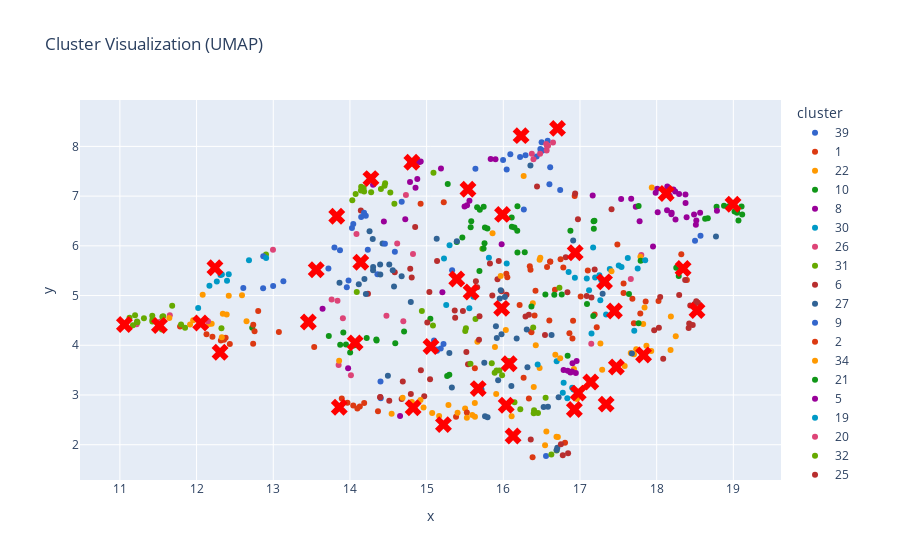

Here is the notebook cell this chart was saved with:
### Code cell
# Example usage
if __name__ == "__main__":
    embeddings_file = "C:/Users/leonc/Thesis 2024/Toxic-Symbology/Image Clustering/toxic_embeddings.pt"
    folder_path = "C:/Users/leonc/Thesis 2024/Toxic-Symbology/complete expansion/toxics_symbol_images_filtered_renamed"
    destination_folder = "40_clusters"
    n_clusters = 40  # Adjust based on your needs

    # Run the full pipeline
    results = process_and_cluster_embeddings(
        embeddings_file, n_clusters, folder_path, destination_folder, max_images=50, method="umap", max_clusters=40
    )
    
    # Output evaluation results
    print(results)

### Figure 1 — Plotly figure (JSON) as saved in the notebook; plotly's stock layout.template omitted (floating-point values rounded to 4 significant figures)
{"data": [{"customdata": [["39", "2.png"], ["39", "35.png"], ["39", "195.png"], ["39", "196.png"], ["39", "197.png"], ["39", "211.png"], ["39", "243.png"], ["39", "310.png"], ["39", "319.png"], ["39", "355.png"], ["39", "408.png"], ["39", "416.png"]], "hovertemplate": "cluster=%{customdata[0]}<br>x=%{x}<br>y=%{y}<br>image_id=%{customdata[1]}<extra></extra>", "legendgroup": "39", "marker": {"color": "#3366CC", "symbol": "circle"}, "mode": "markers", "name": "39", "orientation": "v", "showlegend": true, "type": "scatter", "x": [14.36, 18.57, 12.87, 13.98, 13.96, 15.33, 13.72, 13.13, 12.61, 16.56, 13.0, 18.5], "xaxis": "x", "y": [5.427, 6.203, 5.145, 5.303, 5.166, 5.507, 5.543, 5.289, 5.151, 1.772, 5.192, 6.101], "yaxis": "y"}, {"customdata": [["1", "3.png"], ["1", "28.png"], ["1", "44.png"], ["1", "76.png"], ["1", "79.png"], ["1", "98.png"], ["1", "109.png"], ["1", "119.png"], ["1", "130.png"], ["1", "205.png"], ["1", "284.png"], ["1", "290.png"], ["1", "308.png"], ["1", "315.png"], ["1", "321.png"], ["1", "340.png"], ["1", "341.png"], ["1", "354.png"], ["1", "357.png"], ["1", "371.png"], ["1", "372.png"], ["1", "399.png"], ["1", "402.png"], ["1", "421.png"], ["1", "487.png"], ["1", "497.png"], ["1", "504.png"]], "hovertemplate": "cluster=%{customdata[0]}<br>x=%{x}<br>y=%{y}<br>image_id=%{customdata[1]}<extra></extra>", "legendgroup": "1", "marker": {"color": "#DC3912", "symbol": "circle"}, "mode": "markers", "name": "1", "orientation": "v", "showlegend": true, "type": "scatter", "x": [16.05, 18.32, 14.92, 16.42, 16.37, 16.67, 17.86, 16.6, 18.02, 18.39, 17.79, 16.04, 16.35, 17.01, 16.35, 17.7, 17.68, 16.38, 17.19, 16.93, 16.36, 15.22, 17.22, 16.91, 17.57, 16.41, 16.21], "xaxis": "x", "y": [5.368, 5.83, 6.847, 5.096, 4.262, 5.115, 4.882, 4.499, 4.889, 5.313, 4.638, 5.44, 5.519, 4.982, 5.59, 4.443, 4.937, 1.748, 4.621, 7.001, 4.278, 6.878, 4.363, 4.491, 5.052, 4.597, 4.811], "yaxis": "y"}, {"customdata": [["22", "4.png"], ["22", "91.png"], ["22", "129.png"], ["22", "181.png"], ["22", "271.png"], ["22", "275.png"], ["22", "327.png"], ["22", "329.png"], ["22", "333.png"], ["22", "370.png"], ["22", "530.png"]], "hovertemplate": "cluster=%{customdata[0]}<br>x=%{x}<br>y=%{y}<br>image_id=%{customdata[1]}<extra></extra>", "legendgroup": "22", "marker": {"color": "#FF9900", "symbol": "circle"}, "mode": "markers", "name": "22", "orientation": "v", "showlegend": true, "type": "scatter", "x": [16.27, 16.92, 15.89, 16.47, 16.48, 15.66, 16.03, 16.47, 15.91, 17.94, 15.5], "xaxis": "x", "y": [7.406, 3.521, 3.963, 3.542, 5.758, 4.073, 4.307, 5.719, 3.021, 7.174, 2.73], "yaxis": "y"}, {"customdata": [["10", "5.png"], ["10", "16.png"], ["10", "48.png"], ["10", "115.png"], ["10", "120.png"], ["10", "165.png"], ["10", "186.png"], ["10", "232.png"], ["10", "253.png"], ["10", "263.png"], ["10", "265.png"], ["10", "277.png"], ["10", "291.png"], ["10", "303.png"], ["10", "322.png"], ["10", "431.png"], ["10", "450.png"], ["10", "453.png"], ["10", "455.png"], ["10", "470.png"]], "hovertemplate": "cluster=%{customdata[0]}<br>x=%{x}<br>y=%{y}<br>image_id=%{customdata[1]}<extra></extra>", "legendgroup": "10", "marker": {"color": "#109618", "symbol": "circle"}, "mode": "markers", "name": "10", "orientation": "v", "showlegend": true, "type": "scatter", "x": [15.79, 15.69, 15.66, 15.57, 15.76, 16.11, 16.11, 15.74, 12.73, 16.15, 16.18, 16.28, 15.28, 15.76, 15.05, 16.18, 15.39, 15.47, 15.58, 16.18], "xaxis": "x", "y": [6.349, 6.728, 6.777, 6.375, 6.368, 6.568, 6.385, 6.786, 4.353, 6.369, 5.865, 5.872, 7.245, 6.05, 4.534, 6.302, 6.079, 6.169, 6.495, 6.795], "yaxis": "y"}, {"customdata": [["8", "6.png"], ["8", "52.png"], ["8", "53.png"], ["8", "58.png"], ["8", "113.png"], ["8", "224.png"], ["8", "294.png"], ["8", "295.png"], ["8", "296.png"], ["8", "297.png"], ["8", "298.png"], ["8", "300.png"], ["8", "301.png"], ["8", "373.png"]], "hovertemplate": "cluster=%{customdata[0]}<br>x=%{x}<br>y=%{y}<br>image_id=%{customdata[1]}<extra></extra>", "legendgroup": "8", "marker": {"color": "#990099", "symbol": "circle"}, "mode": "markers", "name": "8", "orientation": "v", "showlegend": true, "type": "scatter", "x": [14.86, 14.91, 14.88, 14.78, 15.98, 14.3, 14.78, 14.81, 14.8, 14.92, 14.88, 15.19, 14.72, 15.9], "xaxis": "x", "y": [7.169, 7.686, 7.342, 7.282, 6.03, 7.229, 7.644, 7.665, 7.708, 7.699, 7.723, 7.556, 6.534, 7.741], "yaxis": "y"}, {"customdata": [["30", "7.png"], ["30", "286.png"], ["30", "289.png"], ["30", "293.png"], ["30", "407.png"], ["30", "507.png"], ["30", "509.png"], ["30", "510.png"], ["30", "512.png"]], "hovertemplate": "cluster=%{customdata[0]}<br>x=%{x}<br>y=%{y}<br>image_id=%{customdata[1]}<extra></extra>", "legendgroup": "30", "marker": {"color": "#0099C6", "symbol": "circle"}, "mode": "markers", "name": "30", "orientation": "v", "showlegend": true, "type": "scatter", "x": [15.3, 17.71, 17.34, 15.23, 15.81, 16.04, 15.61, 15.56, 15.26], "xaxis": "x", "y": [6.009, 4.293, 4.619, 5.743, 5.759, 5.647, 4.978, 4.743, 4.809], "yaxis": "y"}, {"customdata": [["26", "8.png"], ["26", "27.png"], ["26", "100.png"], ["26", "142.png"], ["26", "155.png"], ["26", "203.png"], ["26", "255.png"], ["26", "316.png"], ["26", "418.png"], ["26", "505.png"], ["26", "524.png"]], "hovertemplate": "cluster=%{customdata[0]}<br>x=%{x}<br>y=%{y}<br>image_id=%{customdata[1]}<extra></extra>", "legendgroup": "26", "marker": {"color": "#DD4477", "symbol": "circle"}, "mode": "markers", "name": "26", "orientation": "v", "showlegend": true, "type": "scatter", "x": [14.48, 11.65, 14.62, 17.8, 13.85, 13.84, 11.53, 17.66, 14.7, 13.91, 14.01], "xaxis": "x", "y": [4.595, 4.603, 6.049, 5.815, 3.601, 4.897, 4.473, 5.334, 4.481, 4.546, 3.398], "yaxis": "y"}, {"customdata": [["31", "9.png"], ["31", "15.png"], ["31", "17.png"], ["31", "18.png"], ["31", "54.png"], ["31", "123.png"], ["31", "201.png"], ["31", "304.png"], ["31", "326.png"], ["31", "353.png"], ["31", "361.png"], ["31", "390.png"], ["31", "428.png"]], "hovertemplate": "cluster=%{customdata[0]}<br>x=%{x}<br>y=%{y}<br>image_id=%{customdata[1]}<extra></extra>", "legendgroup": "31", "marker": {"color": "#66AA00", "symbol": "circle"}, "mode": "markers", "name": "31", "orientation": "v", "showlegend": true, "type": "scatter", "x": [15.51, 15.08, 14.94, 15.5, 15.09, 16.07, 14.09, 15.73, 16.73, 16.63, 16.7, 16.39, 15.64], "xaxis": "x", "y": [4.341, 4.397, 4.689, 4.288, 7.47, 3.686, 5.072, 5.94, 5.159, 1.801, 1.881, 4.355, 4.527], "yaxis": "y"}, {"customdata": [["6", "10.png"], ["6", "12.png"], ["6", "42.png"], ["6", "89.png"], ["6", "90.png"], ["6", "94.png"], ["6", "161.png"], ["6", "171.png"], ["6", "193.png"], ["6", "207.png"], ["6", "214.png"], ["6", "282.png"], ["6", "299.png"], ["6", "317.png"], ["6", "320.png"], ["6", "343.png"], ["6", "358.png"], ["6", "360.png"], ["6", "387.png"], ["6", "508.png"], ["6", "513.png"]], "hovertemplate": "cluster=%{customdata[0]}<br>x=%{x}<br>y=%{y}<br>image_id=%{customdata[1]}<extra></extra>", "legendgroup": "6", "marker": {"color": "#B82E2E", "symbol": "circle"}, "mode": "markers", "name": "6", "orientation": "v", "showlegend": true, "type": "scatter", "x": [15.66, 14.81, 17.15, 15.98, 16.04, 15.64, 14.79, 15.86, 14.24, 16.84, 15.04, 17.09, 15.14, 16.81, 17.19, 14.58, 16.78, 16.84, 14.85, 15.83, 15.94], "xaxis": "x", "y": [5.165, 5.361, 4.959, 5.087, 5.014, 5.287, 5.542, 4.999, 5.037, 5.069, 5.069, 4.989, 5.694, 5.772, 5.526, 5.469, 1.788, 1.831, 6.377, 5.642, 5.696], "yaxis": "y"}, {"customdata": [["27", "11.png"], ["27", "13.png"], ["27", "55.png"], ["27", "82.png"], ["27", "84.png"], ["27", "111.png"], ["27", "191.png"], ["27", "194.png"], ["27", "198.png"], ["27", "209.png"], ["27", "229.png"], ["27", "351.png"], ["27", "368.png"], ["27", "381.png"], ["27", "382.png"], ["27", "385.png"], ["27", "404.png"], ["27", "506.png"]], "hovertemplate": "cluster=%{customdata[0]}<br>x=%{x}<br>y=%{y}<br>image_id=%{customdata[1]}<extra></extra>", "legendgroup": "27", "marker": {"color": "#316395", "symbol": "circle"}, "mode": "markers", "name": "27", "orientation": "v", "showlegend": true, "type": "scatter", "x": [14.56, 14.57, 15.13, 14.51, 14.3, 14.4, 18.77, 14.19, 14.12, 14.5, 14.3, 16.7, 14.39, 14.3, 14.43, 14.26, 14.67, 13.86], "xaxis": "x", "y": [5.51, 5.181, 6.141, 5.626, 5.575, 5.421, 6.19, 5.335, 5.226, 3.387, 5.509, 1.895, 5.627, 6.139, 6.049, 6.293, 5.39, 5.259], "yaxis": "y"}, {"customdata": [["9", "14.png"], ["9", "160.png"], ["9", "162.png"], ["9", "163.png"], ["9", "164.png"], ["9", "166.png"], ["9", "269.png"], ["9", "305.png"], ["9", "307.png"], ["9", "363.png"], ["9", "364.png"], ["9", "400.png"], ["9", "403.png"], ["9", "468.png"], ["9", "475.png"], ["9", "476.png"], ["9", "479.png"], ["9", "528.png"]], "hovertemplate": "cluster=%{customdata[0]}<br>x=%{x}<br>y=%{y}<br>image_id=%{customdata[1]}<extra></extra>", "legendgroup": "9", "marker": {"color": "#3366CC", "symbol": "circle"}, "mode": "markers", "name": "9", "orientation": "v", "showlegend": true, "type": "scatter", "x": [14.46, 16.22, 16.29, 16.27, 15.64, 16.51, 16.61, 14.4, 16.49, 16.0, 16.09, 16.74, 16.6, 16.48, 16.43, 16.58, 16.5, 14.4], "xaxis": "x", "y": [6.04, 7.788, 7.823, 6.729, 7.552, 7.919, 7.579, 3.274, 7.9, 7.726, 7.842, 7.124, 7.238, 7.947, 7.795, 8.116, 8.082, 2.933], "yaxis": "y"}, {"customdata": [["2", "19.png"], ["2", "20.png"], ["2", "21.png"], ["2", "22.png"], ["2", "23.png"], ["2", "24.png"], ["2", "26.png"], ["2", "250.png"], ["2", "254.png"], ["2", "256.png"]], "hovertemplate": "cluster=%{customdata[0]}<br>x=%{x}<br>y=%{y}<br>image_id=%{customdata[1]}<extra></extra>", "legendgroup": "2", "marker": {"color": "#DC3912", "symbol": "circle"}, "mode": "markers", "name": "2", "orientation": "v", "showlegend": true, "type": "scatter", "x": [12.38, 12.74, 12.36, 12.13, 12.21, 12.76, 12.43, 12.32, 11.78, 13.53], "xaxis": "x", "y": [4.149, 4.03, 4.111, 4.222, 4.169, 4.284, 4.025, 4.097, 4.376, 3.964], "yaxis": "y"}, {"customdata": [["34", "25.png"], ["34", "137.png"], ["34", "223.png"], ["34", "226.png"], ["34", "251.png"], ["34", "252.png"], ["34", "264.png"], ["34", "266.png"], ["34", "306.png"], ["34", "423.png"], ["34", "424.png"], ["34", "438.png"], ["34", "449.png"], ["34", "461.png"], ["34", "464.png"]], "hovertemplate": "cluster=%{customdata[0]}<br>x=%{x}<br>y=%{y}<br>image_id=%{customdata[1]}<extra></extra>", "legendgroup": "34", "marker": {"color": "#FF9900", "symbol": "circle"}, "mode": "markers", "name": "34", "orientation": "v", "showlegend": true, "type": "scatter", "x": [12.16, 12.59, 13.86, 12.65, 12.33, 11.64, 12.39, 15.86, 12.42, 17.79, 11.92, 12.08, 12.2, 12.34, 11.96], "xaxis": "x", "y": [4.427, 5.007, 3.69, 4.481, 4.161, 4.548, 4.618, 6.253, 4.995, 5.779, 4.418, 5.018, 4.435, 4.634, 4.503], "yaxis": "y"}, {"customdata": [["21", "29.png"], ["21", "31.png"], ["21", "32.png"], ["21", "33.png"], ["21", "34.png"], ["21", "61.png"], ["21", "62.png"], ["21", "64.png"], ["21", "66.png"], ["21", "72.png"], ["21", "74.png"], ["21", "367.png"], ["21", "375.png"]], "hovertemplate": "cluster=%{customdata[0]}<br>x=%{x}<br>y=%{y}<br>image_id=%{customdata[1]}<extra></extra>", "legendgroup": "21", "marker": {"color": "#109618", "symbol": "circle"}, "mode": "markers", "name": "21", "orientation": "v", "showlegend": true, "type": "scatter", "x": [19.05, 17.79, 19.07, 19.02, 18.99, 18.94, 18.78, 18.88, 19.11, 18.63, 19.05, 18.67, 19.12], "xaxis": "x", "y": [6.663, 5.702, 6.512, 6.691, 6.819, 6.794, 6.788, 6.807, 6.793, 6.545, 6.712, 6.555, 6.631], "yaxis": "y"}, {"customdata": [["5", "30.png"], ["5", "37.png"], ["5", "40.png"], ["5", "41.png"], ["5", "43.png"], ["5", "63.png"], ["5", "65.png"], ["5", "67.png"], ["5", "68.png"], ["5", "70.png"], ["5", "71.png"], ["5", "138.png"], ["5", "144.png"], ["5", "145.png"], ["5", "150.png"], ["5", "154.png"], ["5", "158.png"], ["5", "159.png"], ["5", "204.png"], ["5", "230.png"], ["5", "261.png"], ["5", "280.png"], ["5", "459.png"], ["5", "516.png"], ["5", "522.png"], ["5", "542.png"]], "hovertemplate": "cluster=%{customdata[0]}<br>x=%{x}<br>y=%{y}<br>image_id=%{customdata[1]}<extra></extra>", "legendgroup": "5", "marker": {"color": "#990099", "symbol": "circle"}, "mode": "markers", "name": "5", "orientation": "v", "showlegend": true, "type": "scatter", "x": [18.57, 18.79, 18.38, 18.2, 17.78, 18.38, 18.52, 18.29, 18.19, 18.51, 18.14, 17.95, 18.25, 18.49, 17.99, 17.73, 18.17, 18.01, 18.24, 18.39, 17.54, 18.01, 17.67, 18.22, 17.17, 18.14], "xaxis": "x", "y": [6.667, 6.704, 7.034, 6.665, 6.496, 6.86, 6.51, 7.044, 6.635, 6.423, 6.714, 5.986, 6.53, 6.632, 7.068, 6.786, 7.007, 7.149, 7.091, 6.574, 6.944, 6.675, 6.949, 7.131, 7.014, 7.194], "yaxis": "y"}, {"customdata": [["19", "36.png"], ["19", "38.png"], ["19", "92.png"], ["19", "107.png"], ["19", "131.png"], ["19", "268.png"], ["19", "279.png"], ["19", "281.png"], ["19", "285.png"], ["19", "309.png"], ["19", "324.png"], ["19", "325.png"], ["19", "344.png"], ["19", "419.png"], ["19", "422.png"], ["19", "429.png"], ["19", "451.png"], ["19", "499.png"]], "hovertemplate": "cluster=%{customdata[0]}<br>x=%{x}<br>y=%{y}<br>image_id=%{customdata[1]}<extra></extra>", "legendgroup": "19", "marker": {"color": "#0099C6", "symbol": "circle"}, "mode": "markers", "name": "19", "orientation": "v", "showlegend": true, "type": "scatter", "x": [17.17, 17.39, 17.28, 16.93, 16.45, 17.62, 17.12, 17.2, 17.09, 17.54, 17.51, 17.75, 17.27, 17.85, 17.25, 16.7, 17.15, 16.85], "xaxis": "x", "y": [5.967, 5.535, 5.307, 5.357, 3.612, 5.757, 5.108, 5.361, 5.343, 5.577, 5.605, 5.542, 4.906, 5.708, 5.408, 3.677, 4.238, 5.473], "yaxis": "y"}, {"customdata": [["20", "39.png"], ["20", "69.png"], ["20", "490.png"]], "hovertemplate": "cluster=%{customdata[0]}<br>x=%{x}<br>y=%{y}<br>image_id=%{customdata[1]}<extra></extra>", "legendgroup": "20", "marker": {"color": "#DD4477", "symbol": "circle"}, "mode": "markers", "name": "20", "orientation": "v", "showlegend": true, "type": "scatter", "x": [12.15, 13.76, 11.22], "xaxis": "x", "y": [4.485, 4.92, 4.424], "yaxis": "y"}, {"customdata": [["32", "46.png"], ["32", "47.png"], ["32", "49.png"], ["32", "50.png"], ["32", "51.png"], ["32", "75.png"], ["32", "80.png"], ["32", "81.png"], ["32", "262.png"], ["32", "376.png"], ["32", "377.png"], ["32", "378.png"], ["32", "380.png"], ["32", "386.png"], ["32", "434.png"]], "hovertemplate": "cluster=%{customdata[0]}<br>x=%{x}<br>y=%{y}<br>image_id=%{customdata[1]}<extra></extra>", "legendgroup": "32", "marker": {"color": "#66AA00", "symbol": "circle"}, "mode": "markers", "name": "32", "orientation": "v", "showlegend": true, "type": "scatter", "x": [14.46, 14.28, 14.15, 14.4, 14.45, 14.16, 14.58, 14.53, 12.32, 14.03, 14.18, 14.19, 14.07, 14.14, 12.91], "xaxis": "x", "y": [7.259, 7.078, 7.186, 7.145, 7.21, 7.144, 6.848, 7.072, 4.344, 6.915, 7.163, 7.094, 7.044, 7.113, 5.827], "yaxis": "y"}, {"customdata": [["25", "56.png"], ["25", "73.png"], ["25", "121.png"], ["25", "134.png"], ["25", "147.png"], ["25", "206.png"], ["25", "208.png"], ["25", "212.png"], ["25", "213.png"], ["25", "221.png"], ["25", "240.png"], ["25", "270.png"], ["25", "276.png"], ["25", "313.png"], ["25", "342.png"], ["25", "366.png"], ["25", "401.png"], ["25", "473.png"], ["25", "498.png"], ["25", "525.png"], ["25", "526.png"], ["25", "531.png"], ["25", "534.png"]], "hovertemplate": "cluster=%{customdata[0]}<br>x=%{x}<br>y=%{y}<br>image_id=%{customdata[1]}<extra></extra>", "legendgroup": "25", "marker": {"color": "#B82E2E", "symbol": "circle"}, "mode": "markers", "name": "25", "orientation": "v", "showlegend": true, "type": "scatter", "x": [16.61, 17.41, 15.52, 15.54, 14.93, 14.69, 14.97, 15.37, 16.97, 15.92, 14.14, 15.04, 14.79, 16.29, 15.68, 16.94, 15.01, 15.69, 15.37, 14.39, 14.67, 14.4, 14.51], "xaxis": "x", "y": [5.687, 6.734, 3.865, 3.62, 3.498, 3.271, 2.975, 4.553, 6.535, 5.329, 6.712, 3.316, 3.023, 4.581, 4.113, 7.052, 4.458, 4.584, 4.702, 2.956, 2.919, 2.959, 2.884], "yaxis": "y"}, {"customdata": [["4", "57.png"], ["4", "86.png"], ["4", "87.png"], ["4", "88.png"], ["4", "106.png"], ["4", "143.png"], ["4", "148.png"], ["4", "173.png"], ["4", "177.png"], ["4", "180.png"], ["4", "190.png"], ["4", "199.png"], ["4", "215.png"], ["4", "323.png"], ["4", "336.png"], ["4", "463.png"], ["4", "492.png"], ["4", "536.png"], ["4", "540.png"]], "hovertemplate": "cluster=%{customdata[0]}<br>x=%{x}<br>y=%{y}<br>image_id=%{customdata[1]}<extra></extra>", "legendgroup": "4", "marker": {"color": "#316395", "symbol": "circle"}, "mode": "markers", "name": "4", "orientation": "v", "showlegend": true, "type": "scatter", "x": [15.39, 15.98, 16.35, 17.3, 16.17, 16.91, 15.92, 15.72, 16.11, 15.33, 14.21, 16.31, 15.76, 16.31, 15.9, 15.79, 15.75, 15.3, 15.93], "xaxis": "x", "y": [6.09, 4.224, 7.613, 5.039, 4.135, 6.107, 4.148, 3.116, 3.179, 3.151, 5.033, 3.559, 2.573, 4.32, 4.38, 2.554, 3.651, 3.845, 3.295], "yaxis": "y"}, {"customdata": [["23", "59.png"], ["23", "235.png"], ["23", "236.png"], ["23", "237.png"], ["23", "238.png"], ["23", "239.png"], ["23", "241.png"], ["23", "242.png"], ["23", "443.png"]], "hovertemplate": "cluster=%{customdata[0]}<br>x=%{x}<br>y=%{y}<br>image_id=%{customdata[1]}<extra></extra>", "legendgroup": "23", "marker": {"color": "#3366CC", "symbol": "circle"}, "mode": "markers", "name": "23", "orientation": "v", "showlegend": true, "type": "scatter", "x": [14.68, 14.15, 14.21, 13.87, 14.03, 14.04, 14.18, 13.8, 12.87], "xaxis": "x", "y": [6.887, 6.581, 6.603, 5.913, 6.358, 6.44, 6.667, 5.966, 5.793], "yaxis": "y"}, {"customdata": [["7", "77.png"], ["7", "83.png"], ["7", "108.png"], ["7", "117.png"], ["7", "127.png"], ["7", "128.png"], ["7", "149.png"], ["7", "272.png"], ["7", "273.png"], ["7", "274.png"], ["7", "312.png"], ["7", "314.png"], ["7", "356.png"], ["7", "462.png"], ["7", "515.png"]], "hovertemplate": "cluster=%{customdata[0]}<br>x=%{x}<br>y=%{y}<br>image_id=%{customdata[1]}<extra></extra>", "legendgroup": "7", "marker": {"color": "#DC3912", "symbol": "circle"}, "mode": "markers", "name": "7", "orientation": "v", "showlegend": true, "type": "scatter", "x": [16.57, 17.49, 17.57, 16.86, 16.26, 16.78, 15.63, 15.52, 17.1, 16.61, 16.33, 16.9, 16.8, 16.75, 15.38], "xaxis": "x", "y": [5.574, 6.027, 5.241, 4.243, 3.347, 5.565, 3.536, 2.646, 5.502, 5.681, 2.929, 4.135, 2.04, 5.731, 2.563], "yaxis": "y"}, {"customdata": [["11", "78.png"], ["11", "93.png"], ["11", "102.png"], ["11", "139.png"], ["11", "210.png"], ["11", "283.png"], ["11", "330.png"], ["11", "406.png"], ["11", "409.png"], ["11", "410.png"], ["11", "411.png"], ["11", "412.png"], ["11", "413.png"], ["11", "414.png"], ["11", "415.png"], ["11", "448.png"], ["11", "457.png"], ["11", "503.png"]], "hovertemplate": "cluster=%{customdata[0]}<br>x=%{x}<br>y=%{y}<br>image_id=%{customdata[1]}<extra></extra>", "legendgroup": "11", "marker": {"color": "#FF9900", "symbol": "circle"}, "mode": "markers", "name": "11", "orientation": "v", "showlegend": true, "type": "scatter", "x": [16.38, 17.84, 18.19, 16.96, 17.27, 17.82, 16.42, 15.97, 17.7, 17.66, 18.25, 17.58, 17.73, 17.93, 17.87, 17.29, 18.18, 17.41], "xaxis": "x", "y": [4.844, 4.762, 4.578, 2.921, 4.036, 4.427, 4.0, 5.395, 3.819, 3.845, 4.183, 3.581, 3.922, 3.882, 3.992, 3.51, 3.905, 5.49], "yaxis": "y"}, {"customdata": [["38", "85.png"], ["38", "97.png"], ["38", "114.png"], ["38", "116.png"], ["38", "140.png"], ["38", "311.png"], ["38", "318.png"], ["38", "339.png"], ["38", "365.png"], ["38", "379.png"], ["38", "391.png"], ["38", "392.png"], ["38", "425.png"], ["38", "426.png"], ["38", "427.png"], ["38", "430.png"], ["38", "456.png"], ["38", "511.png"]], "hovertemplate": "cluster=%{customdata[0]}<br>x=%{x}<br>y=%{y}<br>image_id=%{customdata[1]}<extra></extra>", "legendgroup": "38", "marker": {"color": "#109618", "symbol": "circle"}, "mode": "markers", "name": "38", "orientation": "v", "showlegend": true, "type": "scatter", "x": [17.64, 16.55, 16.76, 18.26, 16.88, 17.76, 17.17, 17.76, 18.29, 16.37, 17.09, 16.84, 16.66, 17.18, 17.18, 17.19, 15.74, 15.69], "xaxis": "x", "y": [5.031, 5.02, 5.023, 5.557, 6.302, 6.801, 4.587, 4.444, 5.393, 4.781, 4.83, 3.791, 5.016, 6.343, 6.493, 6.502, 5.945, 5.493], "yaxis": "y"}, {"customdata": [["18", "95.png"], ["18", "389.png"], ["18", "393.png"], ["18", "394.png"], ["18", "395.png"], ["18", "397.png"], ["18", "440.png"], ["18", "533.png"]], "hovertemplate": "cluster=%{customdata[0]}<br>x=%{x}<br>y=%{y}<br>image_id=%{customdata[1]}<extra></extra>", "legendgroup": "18", "marker": {"color": "#990099", "symbol": "circle"}, "mode": "markers", "name": "18", "orientation": "v", "showlegend": true, "type": "scatter", "x": [16.84, 16.96, 16.9, 16.88, 16.95, 16.9, 16.79, 14.65], "xaxis": "x", "y": [3.485, 3.683, 3.64, 3.451, 3.442, 3.474, 3.504, 2.579], "yaxis": "y"}, {"customdata": [["15", "96.png"], ["15", "231.png"], ["15", "433.png"], ["15", "436.png"], ["15", "439.png"], ["15", "442.png"], ["15", "444.png"], ["15", "445.png"], ["15", "447.png"]], "hovertemplate": "cluster=%{customdata[0]}<br>x=%{x}<br>y=%{y}<br>image_id=%{customdata[1]}<extra></extra>", "legendgroup": "15", "marker": {"color": "#0099C6", "symbol": "circle"}, "mode": "markers", "name": "15", "orientation": "v", "showlegend": true, "type": "scatter", "x": [12.4, 12.02, 12.42, 12.91, 12.68, 12.33, 12.26, 12.17, 12.31], "xaxis": "x", "y": [5.298, 4.749, 5.43, 5.754, 5.71, 5.425, 5.284, 5.199, 5.413], "yaxis": "y"}, {"customdata": [["14", "99.png"], ["14", "153.png"], ["14", "383.png"], ["14", "398.png"], ["14", "441.png"], ["14", "469.png"], ["14", "471.png"], ["14", "474.png"], ["14", "477.png"], ["14", "478.png"]], "hovertemplate": "cluster=%{customdata[0]}<br>x=%{x}<br>y=%{y}<br>image_id=%{customdata[1]}<extra></extra>", "legendgroup": "14", "marker": {"color": "#DD4477", "symbol": "circle"}, "mode": "markers", "name": "14", "orientation": "v", "showlegend": true, "type": "scatter", "x": [16.39, 16.48, 16.37, 14.73, 13.0, 16.57, 16.65, 16.57, 16.58, 16.56], "xaxis": "x", "y": [7.74, 7.85, 7.852, 7.024, 5.92, 7.917, 8.077, 8.006, 8.014, 8.047], "yaxis": "y"}, {"customdata": [["36", "101.png"], ["36", "103.png"], ["36", "118.png"], ["36", "122.png"], ["36", "125.png"], ["36", "126.png"], ["36", "132.png"], ["36", "133.png"], ["36", "135.png"], ["36", "337.png"], ["36", "420.png"], ["36", "472.png"]], "hovertemplate": "cluster=%{customdata[0]}<br>x=%{x}<br>y=%{y}<br>image_id=%{customdata[1]}<extra></extra>", "legendgroup": "36", "marker": {"color": "#66AA00", "symbol": "circle"}, "mode": "markers", "name": "36", "orientation": "v", "showlegend": true, "type": "scatter", "x": [16.4, 16.55, 16.15, 15.91, 15.98, 15.85, 15.89, 15.95, 15.57, 16.45, 16.22, 16.4], "xaxis": "x", "y": [2.696, 2.945, 2.856, 3.492, 3.395, 3.639, 3.448, 3.492, 3.63, 2.635, 2.716, 2.635], "yaxis": "y"}, {"customdata": [["12", "104.png"], ["12", "124.png"], ["12", "141.png"], ["12", "189.png"], ["12", "200.png"], ["12", "244.png"], ["12", "246.png"], ["12", "247.png"], ["12", "248.png"], ["12", "249.png"], ["12", "288.png"], ["12", "369.png"], ["12", "465.png"]], "hovertemplate": "cluster=%{customdata[0]}<br>x=%{x}<br>y=%{y}<br>image_id=%{customdata[1]}<extra></extra>", "legendgroup": "12", "marker": {"color": "#B82E2E", "symbol": "circle"}, "mode": "markers", "name": "12", "orientation": "v", "showlegend": true, "type": "scatter", "x": [18.29, 17.97, 18.05, 18.42, 18.42, 18.52, 18.44, 18.5, 18.47, 18.54, 18.03, 18.37, 18.09], "xaxis": "x", "y": [5.011, 4.302, 4.972, 4.349, 4.436, 4.885, 4.798, 4.833, 4.406, 4.853, 4.354, 5.313, 3.727], "yaxis": "y"}, {"customdata": [["24", "112.png"], ["24", "233.png"], ["24", "346.png"], ["24", "417.png"], ["24", "494.png"], ["24", "495.png"], ["24", "496.png"]], "hovertemplate": "cluster=%{customdata[0]}<br>x=%{x}<br>y=%{y}<br>image_id=%{customdata[1]}<extra></extra>", "legendgroup": "24", "marker": {"color": "#316395", "symbol": "circle"}, "mode": "markers", "name": "24", "orientation": "v", "showlegend": true, "type": "scatter", "x": [16.58, 16.53, 16.7, 17.68, 16.72, 16.63, 14.79], "xaxis": "x", "y": [2.765, 2.761, 1.938, 3.836, 2.956, 4.208, 4.868], "yaxis": "y"}, {"customdata": [["17", "136.png"], ["17", "202.png"], ["17", "278.png"], ["17", "328.png"], ["17", "331.png"], ["17", "335.png"], ["17", "362.png"], ["17", "435.png"]], "hovertemplate": "cluster=%{customdata[0]}<br>x=%{x}<br>y=%{y}<br>image_id=%{customdata[1]}<extra></extra>", "legendgroup": "17", "marker": {"color": "#3366CC", "symbol": "circle"}, "mode": "markers", "name": "17", "orientation": "v", "showlegend": true, "type": "scatter", "x": [15.18, 15.22, 16.04, 15.1, 15.13, 14.23, 14.59, 15.14], "xaxis": "x", "y": [3.937, 4.024, 7.535, 4.094, 3.915, 5.922, 5.881, 3.891], "yaxis": "y"}, {"customdata": [["28", "146.png"], ["28", "151.png"], ["28", "152.png"], ["28", "227.png"], ["28", "234.png"], ["28", "405.png"], ["28", "518.png"], ["28", "521.png"], ["28", "535.png"], ["28", "541.png"]], "hovertemplate": "cluster=%{customdata[0]}<br>x=%{x}<br>y=%{y}<br>image_id=%{customdata[1]}<extra></extra>", "legendgroup": "28", "marker": {"color": "#DC3912", "symbol": "circle"}, "mode": "markers", "name": "28", "orientation": "v", "showlegend": true, "type": "scatter", "x": [13.89, 13.97, 14.04, 12.74, 12.8, 13.07, 14.13, 14.37, 14.1, 14.19], "xaxis": "x", "y": [2.928, 2.845, 2.791, 4.411, 4.691, 4.267, 2.77, 2.674, 2.729, 2.839], "yaxis": "y"}, {"customdata": [["16", "156.png"], ["16", "157.png"], ["16", "267.png"], ["16", "334.png"], ["16", "345.png"], ["16", "347.png"], ["16", "348.png"], ["16", "350.png"], ["16", "384.png"], ["16", "396.png"], ["16", "454.png"], ["16", "514.png"], ["16", "517.png"], ["16", "519.png"], ["16", "520.png"], ["16", "523.png"], ["16", "527.png"], ["16", "529.png"], ["16", "532.png"], ["16", "537.png"], ["16", "538.png"], ["16", "539.png"]], "hovertemplate": "cluster=%{customdata[0]}<br>x=%{x}<br>y=%{y}<br>image_id=%{customdata[1]}<extra></extra>", "legendgroup": "16", "marker": {"color": "#FF9900", "symbol": "circle"}, "mode": "markers", "name": "16", "orientation": "v", "showlegend": true, "type": "scatter", "x": [16.4, 15.28, 15.63, 16.11, 16.71, 16.69, 16.56, 16.54, 16.68, 16.74, 15.59, 15.16, 14.69, 14.96, 14.81, 15.63, 15.07, 14.92, 14.54, 15.4, 14.85, 15.52], "xaxis": "x", "y": [3.161, 2.799, 2.839, 2.572, 2.156, 2.159, 2.267, 1.989, 3.809, 3.738, 2.596, 2.576, 2.946, 2.75, 2.858, 2.564, 2.638, 2.898, 2.625, 2.642, 2.719, 2.544], "yaxis": "y"}, {"customdata": [["29", "167.png"], ["29", "168.png"], ["29", "169.png"], ["29", "172.png"], ["29", "174.png"], ["29", "175.png"], ["29", "176.png"], ["29", "178.png"], ["29", "179.png"], ["29", "182.png"], ["29", "287.png"], ["29", "359.png"], ["29", "502.png"]], "hovertemplate": "cluster=%{customdata[0]}<br>x=%{x}<br>y=%{y}<br>image_id=%{customdata[1]}<extra></extra>", "legendgroup": "29", "marker": {"color": "#109618", "symbol": "circle"}, "mode": "markers", "name": "29", "orientation": "v", "showlegend": true, "type": "scatter", "x": [14.0, 14.34, 14.05, 14.59, 15.3, 13.95, 14.22, 13.87, 15.27, 13.91, 14.71, 13.72, 14.35], "xaxis": "x", "y": [3.856, 4.116, 3.994, 4.04, 3.408, 4.013, 4.147, 4.01, 3.38, 4.259, 4.278, 4.186, 4.095], "yaxis": "y"}, {"customdata": [["3", "183.png"], ["3", "184.png"], ["3", "185.png"], ["3", "187.png"], ["3", "188.png"], ["3", "374.png"], ["3", "388.png"], ["3", "466.png"]], "hovertemplate": "cluster=%{customdata[0]}<br>x=%{x}<br>y=%{y}<br>image_id=%{customdata[1]}<extra></extra>", "legendgroup": "3", "marker": {"color": "#990099", "symbol": "circle"}, "mode": "markers", "name": "3", "orientation": "v", "showlegend": true, "type": "scatter", "x": [15.53, 15.49, 15.56, 14.44, 15.21, 15.84, 13.64, 13.98], "xaxis": "x", "y": [6.818, 6.789, 6.907, 6.489, 5.066, 7.747, 4.733, 3.536], "yaxis": "y"}, {"customdata": [["33", "216.png"], ["33", "217.png"], ["33", "218.png"], ["33", "220.png"], ["33", "432.png"]], "hovertemplate": "cluster=%{customdata[0]}<br>x=%{x}<br>y=%{y}<br>image_id=%{customdata[1]}<extra></extra>", "legendgroup": "33", "marker": {"color": "#0099C6", "symbol": "circle"}, "mode": "markers", "name": "33", "orientation": "v", "showlegend": true, "type": "scatter", "x": [16.9, 16.92, 16.79, 16.78, 16.84], "xaxis": "x", "y": [3.147, 3.111, 3.248, 3.044, 2.934], "yaxis": "y"}, {"customdata": [["0", "219.png"], ["0", "222.png"], ["0", "245.png"]], "hovertemplate": "cluster=%{customdata[0]}<br>x=%{x}<br>y=%{y}<br>image_id=%{customdata[1]}<extra></extra>", "legendgroup": "0", "marker": {"color": "#DD4477", "symbol": "circle"}, "mode": "markers", "name": "0", "orientation": "v", "showlegend": true, "type": "scatter", "x": [17.15, 14.09, 14.82], "xaxis": "x", "y": [4.032, 6.239, 5.834], "yaxis": "y"}, {"customdata": [["35", "228.png"], ["35", "257.png"], ["35", "258.png"], ["35", "259.png"], ["35", "260.png"], ["35", "480.png"], ["35", "481.png"], ["35", "482.png"], ["35", "483.png"], ["35", "484.png"], ["35", "485.png"], ["35", "486.png"], ["35", "488.png"], ["35", "489.png"], ["35", "491.png"], ["35", "493.png"]], "hovertemplate": "cluster=%{customdata[0]}<br>x=%{x}<br>y=%{y}<br>image_id=%{customdata[1]}<extra></extra>", "legendgroup": "35", "marker": {"color": "#66AA00", "symbol": "circle"}, "mode": "markers", "name": "35", "orientation": "v", "showlegend": true, "type": "scatter", "x": [11.85, 11.52, 11.55, 11.56, 11.8, 11.42, 11.42, 11.68, 11.42, 11.17, 11.55, 11.22, 11.31, 11.23, 11.2, 11.13], "xaxis": "x", "y": [4.355, 4.371, 4.317, 4.583, 4.417, 4.514, 4.594, 4.793, 4.477, 4.404, 4.575, 4.478, 4.543, 4.462, 4.606, 4.555], "yaxis": "y"}, {"customdata": [["13", "349.png"], ["13", "352.png"], ["13", "446.png"], ["13", "452.png"], ["13", "467.png"], ["13", "501.png"]], "hovertemplate": "cluster=%{customdata[0]}<br>x=%{x}<br>y=%{y}<br>image_id=%{customdata[1]}<extra></extra>", "legendgroup": "13", "marker": {"color": "#B82E2E", "symbol": "circle"}, "mode": "markers", "name": "13", "orientation": "v", "showlegend": true, "type": "scatter", "x": [16.75, 16.36, 16.54, 16.44, 16.33, 15.47], "xaxis": "x", "y": [2.008, 2.104, 4.206, 7.194, 4.615, 4.688], "yaxis": "y"}, {"customdata": [["37", "437.png"], ["37", "460.png"], ["37", "500.png"]], "hovertemplate": "cluster=%{customdata[0]}<br>x=%{x}<br>y=%{y}<br>image_id=%{customdata[1]}<extra></extra>", "legendgroup": "37", "marker": {"color": "#316395", "symbol": "circle"}, "mode": "markers", "name": "37", "orientation": "v", "showlegend": true, "type": "scatter", "x": [15.97, 16.02, 15.95], "xaxis": "x", "y": [5.107, 4.971, 4.942], "yaxis": "y"}, {"marker": {"color": "red", "size": 15, "symbol": "x"}, "mode": "markers", "name": "Centroid", "type": "scatter", "x": [17.47, 17.45, 12.31, 15.54, 16.08, 18.12, 15.58, 16.94, 14.81, 16.23, 15.99, 17.83, 18.53, 17.34, 16.71, 12.24, 15.22, 15.06, 17.14, 17.32, 11.52, 19.0, 15.67, 13.83, 16.93, 14.82, 13.46, 14.14, 13.86, 14.07, 15.39, 16.13, 14.27, 16.98, 12.05, 11.06, 16.04, 15.98, 18.34, 13.56], "y": [3.565, 4.691, 3.861, 7.139, 3.627, 7.053, 5.073, 5.86, 7.679, 8.216, 6.632, 3.803, 4.698, 2.816, 8.362, 5.559, 2.404, 3.977, 3.26, 5.276, 4.396, 6.837, 3.128, 6.596, 2.707, 2.743, 4.469, 5.671, 2.754, 4.048, 5.331, 2.175, 7.352, 3.038, 4.449, 4.419, 2.794, 4.743, 5.545, 5.518]}], "layout": {"legend": {"title": {"text": "cluster"}, "tracegroupgap": 0}, "showlegend": true, "title": {"text": "Cluster Visualization (UMAP)"}, "xaxis": {"anchor": "y", "domain": [0, 1], "title": {"text": "x"}}, "yaxis": {"anchor": "x", "domain": [0, 1], "title": {"text": "y"}}}}
